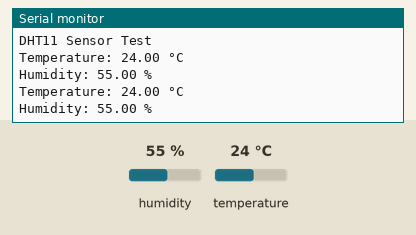
Simulated run of this sketch. Board: Arduino Uno, built with avr-gcc and run on an emulated ATmega328P. Parts: the last lines printed to the serial monitor. Inputs (shaded band) come from the test bench; at power-on: humidity 55 %, temperature 24 °C.

Above: at 4.8 s.
4.9 s: humidity set to 22 %
At 7.4 s:
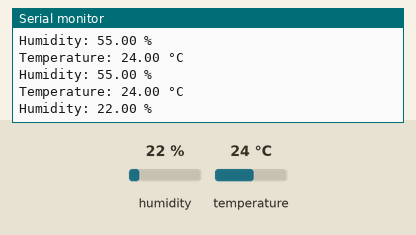
7.9 s: temperature set to 12 °C
At 8.6 s:
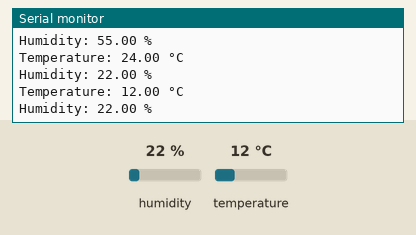
10.9 s: humidity set to 40 %
At 13.5 s:
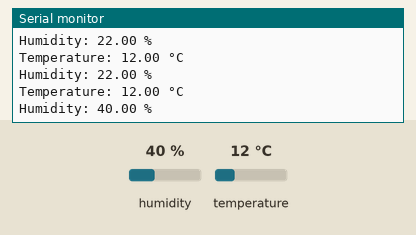
Timing chart, 0 to 15.0 s (numbered marks = the images above; inputs shaded):
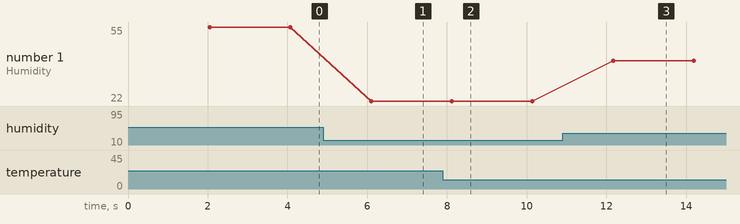

Measured:
- after the input at 4.9 s, the serial monitor: prints a new line after 1.2 s (image 1)
- after the input at 7.9 s, the serial monitor: prints a new line after 0.20 s (image 2)
- after the input at 10.9 s, the serial monitor: prints a new line after 1.3 s (image 3)
- plotted number 1: 55 → 22 after the input at 4.9 s, 22 → 40 after the input at 10.9 s

The sketch:

DHT11.ino
```cpp
#include "DHT.h"

// Pin connected to the DATA pin of DHT11
#define DHTPIN 2  // Use GPIO2 (D4 on NodeMCU)

// Define sensor type
#define DHTTYPE DHT11

// Initialize the DHT sensor
DHT dht(DHTPIN, DHTTYPE);

void setup() {
  Serial.begin(9600);  // Start Serial Monitor
  Serial.println("DHT11 Sensor Test");
  dht.begin();           // Initialize DHT sensor
}

void loop() {
  delay(2000);  // Wait for 2 seconds between readings

  // Read temperature in Celsius
  float temperature = dht.readTemperature();
  // Read humidity
  float humidity = dht.readHumidity();

  // Check if any reading failed
  if (isnan(temperature) || isnan(humidity)) {
    Serial.println("Failed to read from DHT sensor!");
    return;
  }

  // Print values to Serial Monitor
  Serial.print("Temperature: ");
  Serial.print(temperature);
  Serial.println(" °C");

  Serial.print("Humidity: ");
  Serial.print(humidity);
  Serial.println(" %");
}
```
